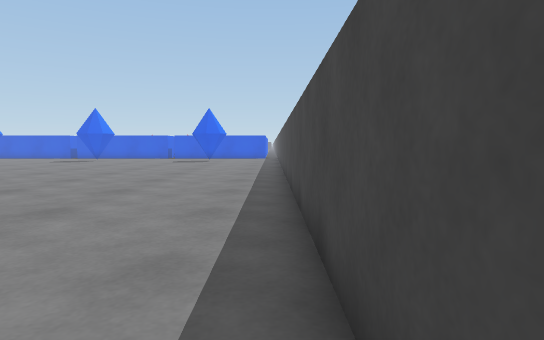
view 1 (above)

19 first-person views from a walk through a Unity game level. The camera is 0.58 m above the floor, tilts 4° down and sees 75° across. The floor is counted in squares, 0.5 m on a side. Each view is taken from the middle of a square. On the plan, view 1 faces up. The plan holds only what a view shows up to about 14 squares ahead; the rest is blank. The place goes on beyond the plan. The player is left out.

view 2
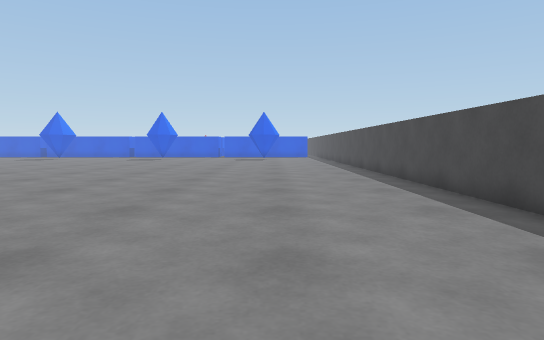

view 3
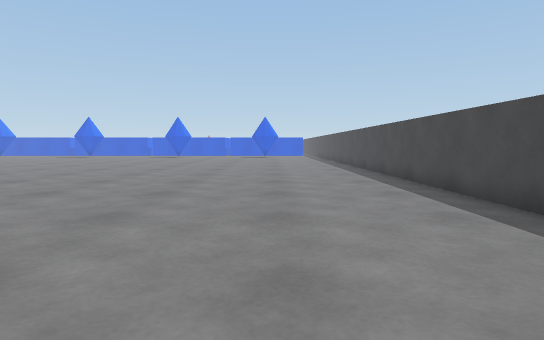

view 4
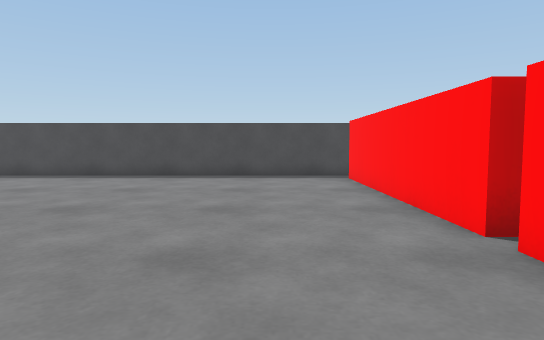

view 5
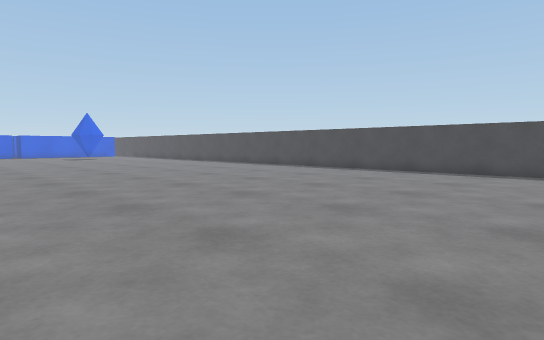

view 6
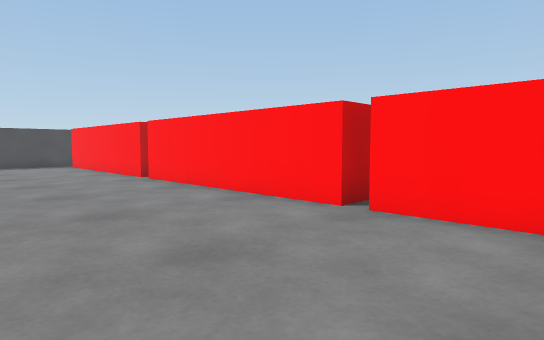

view 7
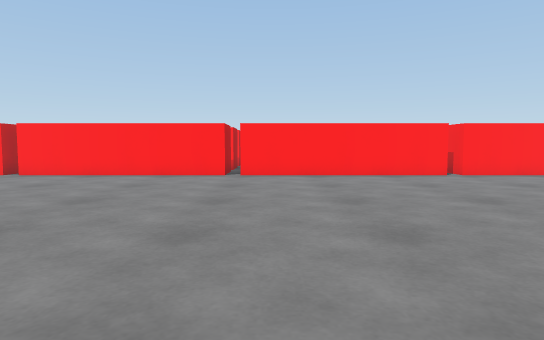

view 8
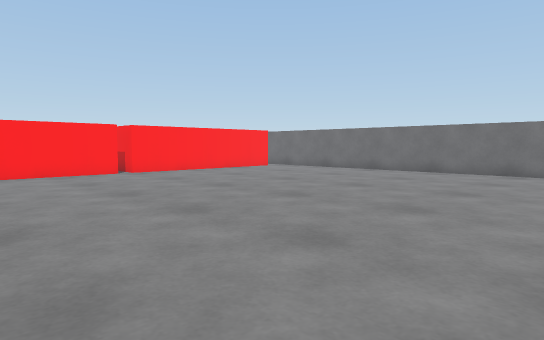

view 9
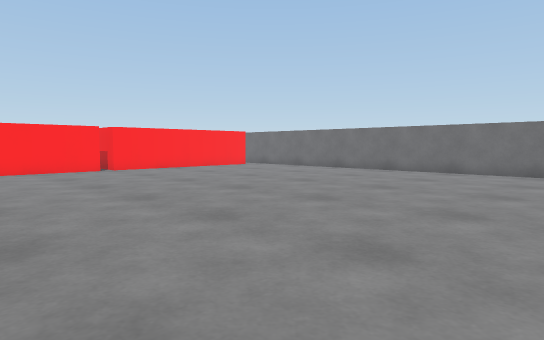

view 10
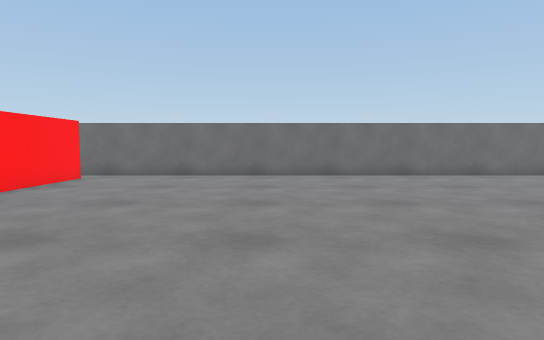

view 11
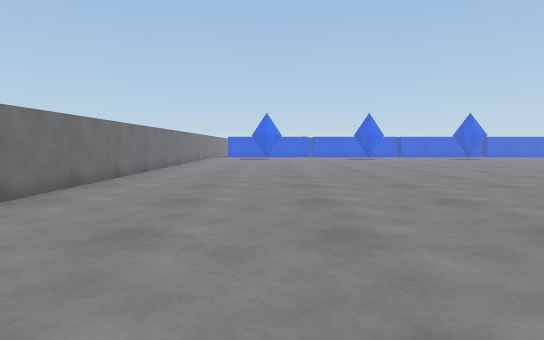

view 12
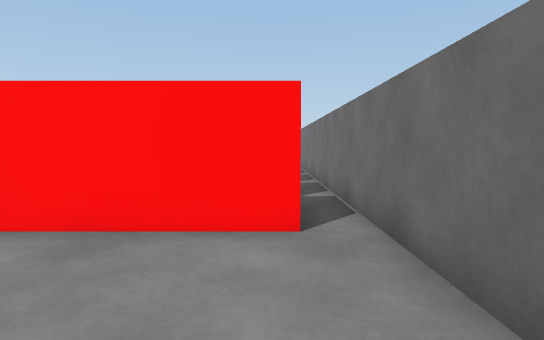

view 13
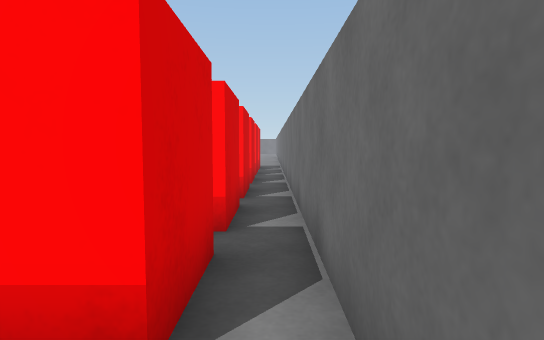

view 14
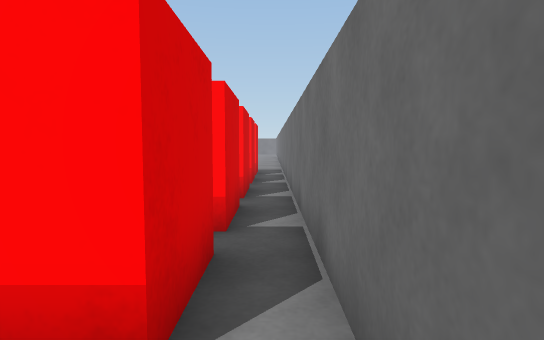

view 15
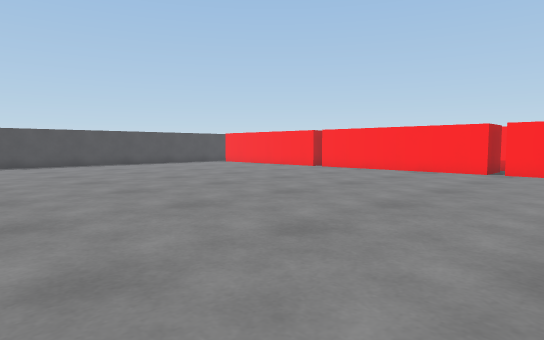

view 16
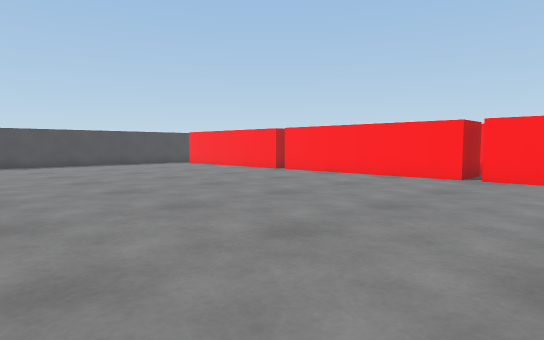

view 17
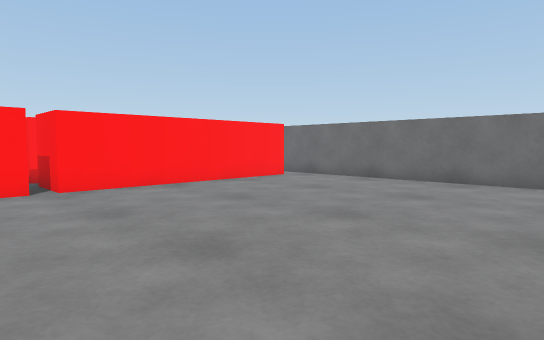

view 18
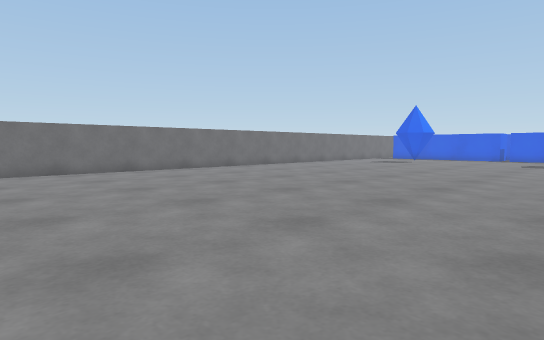

view 19
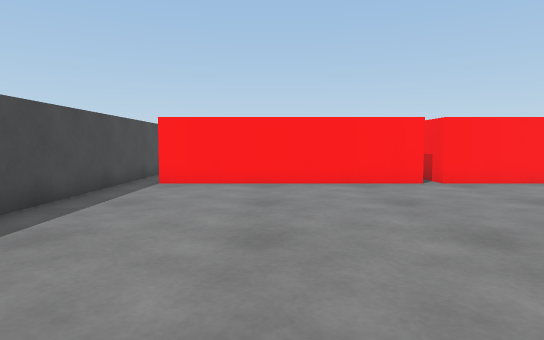

### Floor plan
Points are (right, up) in squares from view 1. A wall is a line through its corners. A room is listed if a view was taken in it or the views show most of it. See-through windows are left out.
Room 1 (views 1, 2, 3, 4, 5, 6, 7, 8, 9, 10, 11, 12, 13, 15, 16, 17, 18, 19)
walls: (-17.2, -8.7) (-9.2, -8.7); (-25.9, -8.7) (-17.8, -8.7); (-8.6, -8.7) (-0.5, -8.7); (-34.5, -8.7) (-26.4, -8.7); (-35.5, 10.1) (-35.5, -10.6); (0.5, -10.5) (0.5, 10.5)
ways out: opening at (-35, -9.5) to room 2; opening at (0, -9.5) to room 2
Room 2 (view 14)
walls: (-17.2, -10.8) (-17.2, -8.7); (-26.4, -8.7) (-26.4, -10.8); (-34.4, -13.8) (-34.4, -11.7) (-33.6, -11.7); (-35.5, -10.6) (-35.5, -13.6); (0.5, -12) (0.5, -10.5)
ways out: opening at (-35, -9.5) to room 1; opening at (0, -9.5) to room 1; opening at (-35, -12.5)

Where each view was taken, in squares from view 1:
view 1: 0 up, 0 right, facing up
view 2: 3 down, 4 left, facing up
view 3: 8 down, 4 left, facing up
view 4: 6 down, 13 left, facing right
view 5: 6 down, 15 left, facing up-right
view 6: 3 down, 21 left, facing down-right
view 7: 5 up, 19 left, facing down
view 8: 6 up, 20 left, facing down-left
view 9: 8 up, 20 left, facing down-left
view 10: 2 down, 22 left, facing left
view 11: 4 down, 30 left, facing up
view 12: 4 down, 34 left, facing down
view 13: 10 down, 35 left, facing down
view 14: 13 down, 35 left, facing down
view 15: 7 up, 21 left, facing down-right
view 16: 4 up, 21 left, facing down-right
view 17: 1 up, 24 left, facing down-left
view 18: 2 up, 20 left, facing up-left
view 19: 2 up, 4 left, facing down
